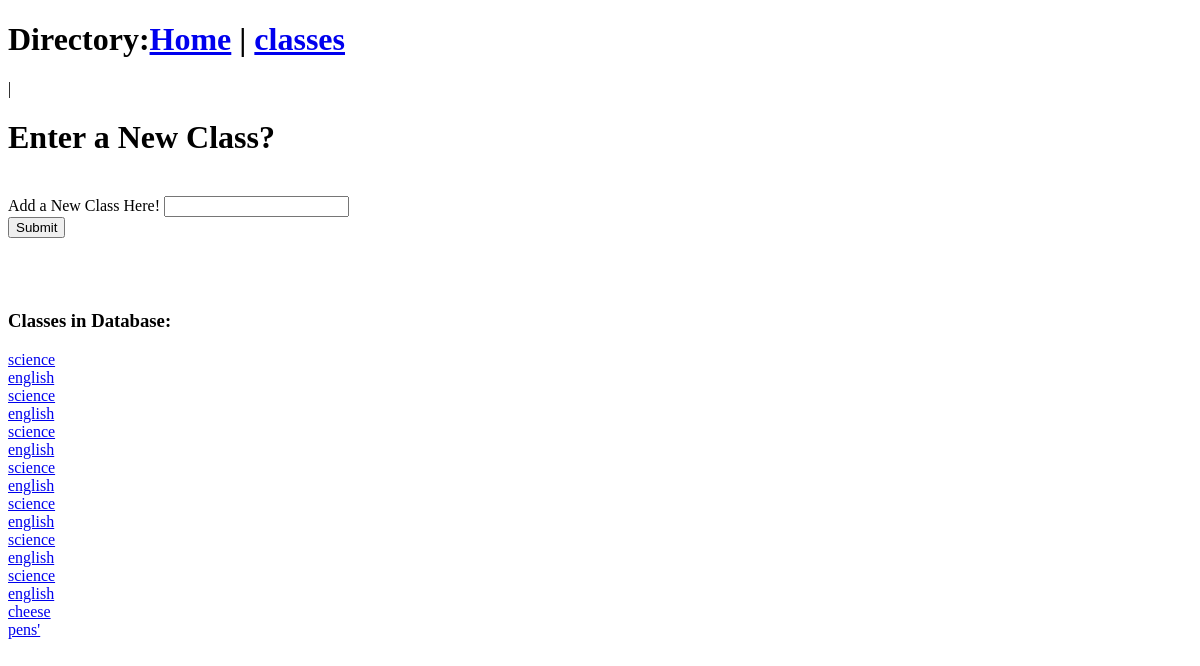
The app's page /classes, older data.
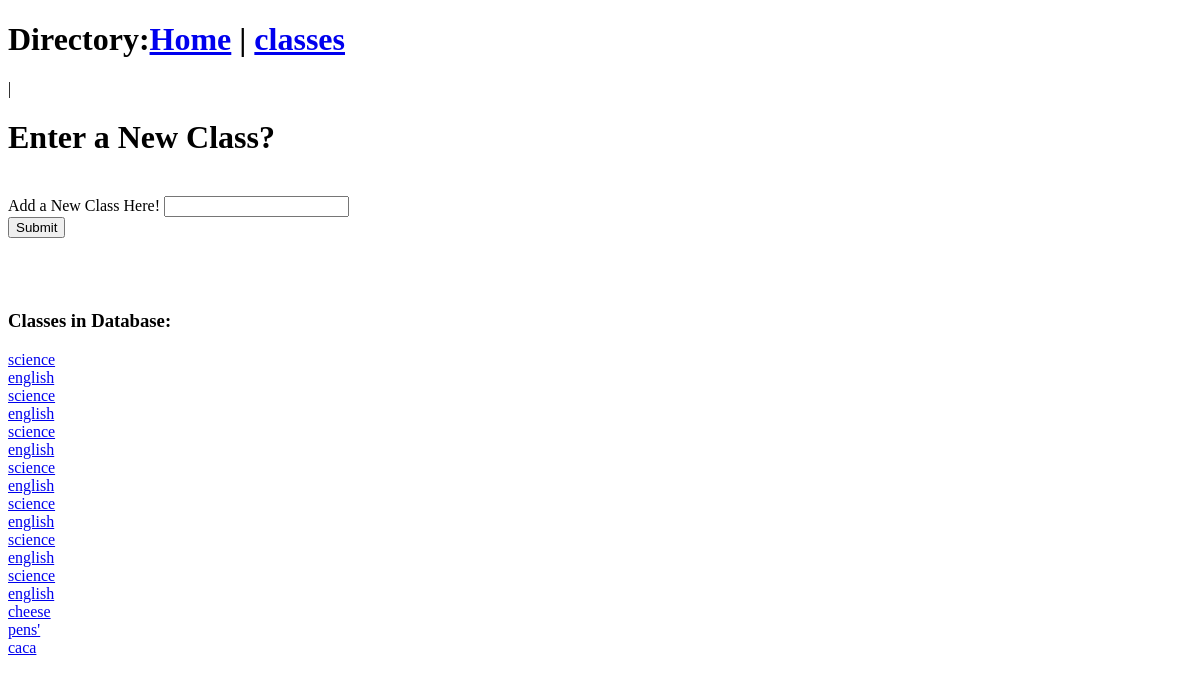
The same page, newer data.
### database.py (models this page shows, shortened)
class Class(Base):
    __tablename__ = 'class'
    id = Column(Integer, primary_key = True)
    name = Column(String(200), nullable=False)
    date_added = Column(String, default=str(datetime.datetime.now))

### main.py (the view, shortened to what this page needs)
@app.route("/classes", methods=['GET','POST'])
def add_class():
    name = None
    form = ClassForm()
    our_classes = course_info.get_class_and_ids()
    return render_template('add_class.html',
    name = name,
    form = form,
    our_classes=our_classes)

### main.py
class ClassForm(FlaskForm):
    name = StringField("Add a New Class Here!", validators=[DataRequired()])
    submit = SubmitField("Submit")

### database.py (called while the page is built)
    def get_class_and_ids(self):
        classes = self.session.query(Class.name, Class.id).all()
        return list(classes)

### templates/add_class.html (shortened to what this page needs)
{% extends "base.html" %}
{% block content %}
{% if name %}
    <h1>You entered in the class: {{ name }}</h1>
{% else %}
    <h1>Enter a New Class?</h1>
    <br>
    <form action = "/classes" method="POST">
        {{ form.name.label }}
        {{ form.name() }}
        <br>
        {{ form.submit() }}
    </form>
    <br><br><br>
    <h3>Classes in Database:</h3>
{% for our_class in our_classes %}
    <tr>
    <td>
    <a href="{{ url_for('cmenu', id=our_class[1])}}">{{ our_class[0] }}</a><br>
    </td>
    </tr>
{% endfor %}
{% endif %}
{% endblock %}

Row changes from the older to the newer data that the page shows:
added Class: name "caca"
